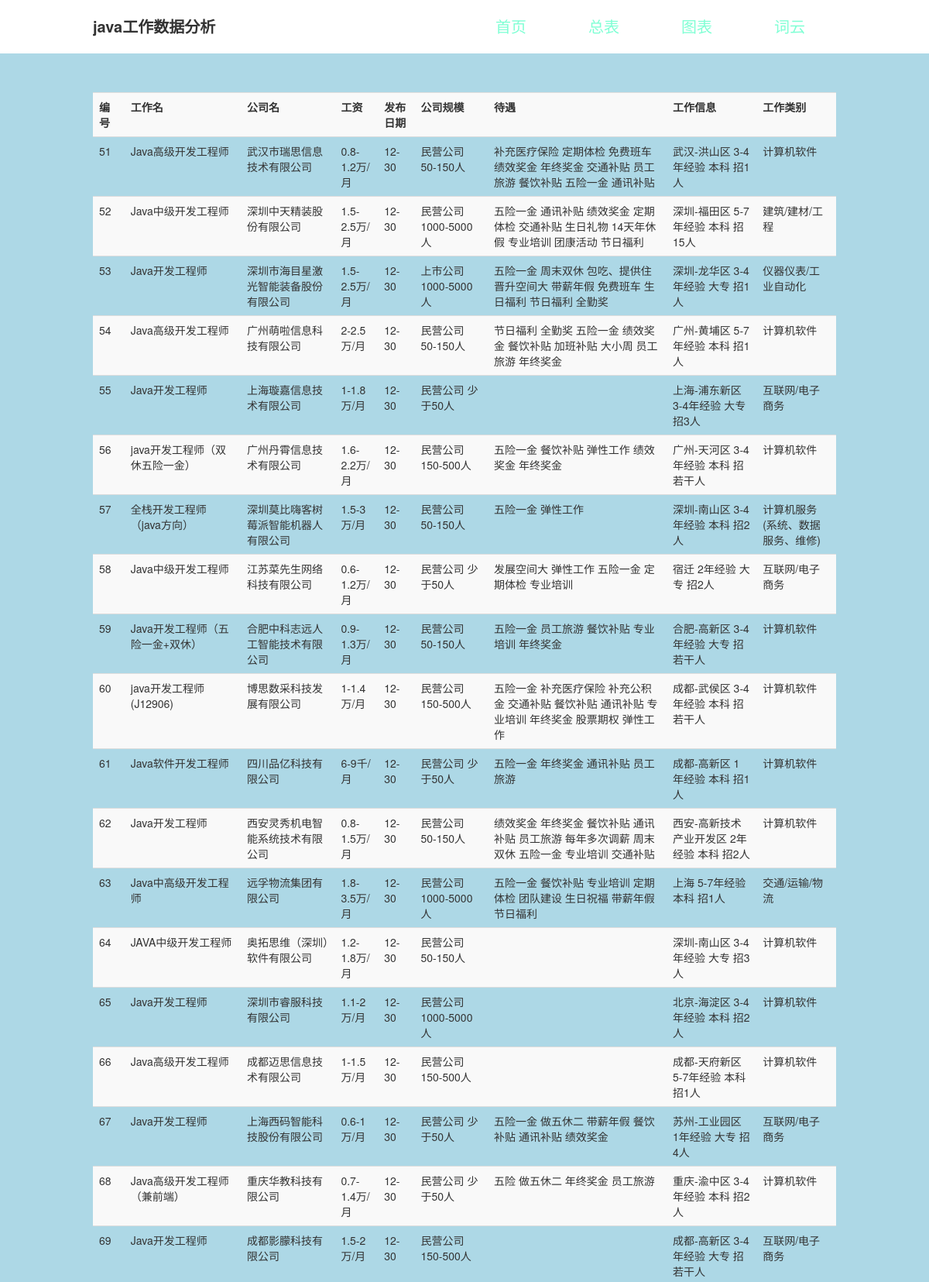
/table/2 (upper part), run on the app's committed database.
### tables this page shows
CREATE TABLE t_jobs(
    id integer primary key autoincrement,
    job_href text,
    company_href text,
    job_name text,
    company_name text,
    salary real,
    up_date date,
    company_size text,
    treatment text,
    info text,
    category text

);

### app.py (the view)
@app.route('/table/<int:page>')
def table(page):
    conn = sqlite3.connect('jobs.db')
    cursor = conn.cursor()
    data = cursor.execute('select * from t_jobs limit %s, %s'%(str((page - 1) * 50), 50))
    datalist = [item for item in data]
    print(datalist)
    cursor.close()
    conn.close()
    return render_template('table.html', datalist=datalist, current_page=page)

### templates/table.html (shortened to what this page needs)
<!DOCTYPE html>
<html lang="en">
<head>
    <link  rel="stylesheet" href="/static/css/bootstrap.min.css"/>
</head>
<body>
    <header>
        <div class="title">java工作数据分析</div>
        <div class="tabbar">
            <div><a href="/home">首页</a></div>
            <div><a href="/table/1">总表</a></div>
            <div><a href="/rate">图表</a></div>
            <div><a href="/word">词云</a></div>
        </div>
    </header>
    <section>
       <table class="table table-striped">
           <tr>
               <th>编号</th>
               <th>工作名</th>
               <th>公司名</th>
               <th>工资</th>
               <th>发布日期</th>
               <th>公司规模</th>
               <th>待遇</th>
               <th>工作信息</th>
               <th>工作类别</th>
           </tr>
           {% for data in datalist %}
           <tr>
               <td>{{ data[0] }}</td>
               <td>{{ data[3] }}</td>
               <td>{{ data[4] }}</td>
               <td>{{ data[5] }}</td>
               <td>{{ data[6] }}</td>
               <td>{{ data[7] }}</td>
               <td>{{ data[8] }}</td>
               <td>{{ data[9] }}</td>
               <td>{{ data[10] }}</td>
           </tr>
           {%   endfor %}
       </table>
    </section>
</body>
</html>

### templates/table.html (style rules this page uses)
a { text-decoration: none; color: black; }
header { display: flex; padding: 0 10%; justify-content: space-between; }
header>div { text-align: center; }
header .title { padding: 20px 0; font-size: 20px; font-weight: bold; }
header .tabbar { display: flex; }
header>div>div { padding: 20px 40px; font-size: 20px; }
header>div>div>a { color: aquamarine; }
section { background-color: lightblue; padding: 50px 10%; height: 82vh; overflow-y: scroll; }

### data on the page
t_jobs: id "51", job_name "Java高级开发工程师", company_name "武汉市瑞思信息技术有限公司", salary "0.8-1.2万/月", up_date "12-30", company_size "民营公司 50-150人", treatment "补充医疗保险 定期体检 免费班车 绩效奖金 年终奖金 交通补贴 员工旅游 餐饮补贴 五险一金 通讯补贴", info "武汉-洪山区 3-4年经验 本科 招1人", category "计算机软件"
t_jobs: id "52", job_name "Java中级开发工程师", company_name "深圳中天精装股份有限公司", salary "1.5-2.5万/月", up_date "12-30", company_size "民营公司 1000-5000人", treatment "五险一金 通讯补贴 绩效奖金 定期体检 交通补贴 生日礼物 14天年休假 专业培训 团康活动 节日福利", info "深圳-福田区 5-7年经验 本科 招15人", category "建筑/建材/工程"
t_jobs: id "53", job_name "Java开发工程师", company_name "深圳市海目星激光智能装备股份有限公司", salary "1.5-2.5万/月", up_date "12-30", company_size "上市公司 1000-5000人", treatment "五险一金 周末双休 包吃、提供住 晋升空间大 带薪年假 免费班车 生日福利 节日福利 全勤奖", info "深圳-龙华区 3-4年经验 大专 招1人", category "仪器仪表/工业自动化"
t_jobs: id "54", job_name "Java高级开发工程师", company_name "广州萌啦信息科技有限公司", salary "2-2.5万/月", up_date "12-30", company_size "民营公司 50-150人", treatment "节日福利 全勤奖 五险一金 绩效奖金 餐饮补贴 加班补贴 大小周 员工旅游 年终奖金", info "广州-黄埔区 5-7年经验 本科 招1人", category "计算机软件"
t_jobs: id "55", job_name "Java开发工程师", company_name "上海璇嘉信息技术有限公司", salary "1-1.8万/月", up_date "12-30", company_size "民营公司 少于50人", info "上海-浦东新区 3-4年经验 大专 招3人", category "互联网/电子商务"
t_jobs: id "56", job_name "java开发工程师（双休五险一金）", company_name "广州丹霄信息技术有限公司", salary "1.6-2.2万/月", up_date "12-30", company_size "民营公司 150-500人", treatment "五险一金 餐饮补贴 弹性工作 绩效奖金 年终奖金", info "广州-天河区 3-4年经验 本科 招若干人", category "计算机软件"
t_jobs: id "57", job_name "全栈开发工程师（java方向）", company_name "深圳莫比嗨客树莓派智能机器人有限公司", salary "1.5-3万/月", up_date "12-30", company_size "民营公司 50-150人", treatment "五险一金 弹性工作", info "深圳-南山区 3-4年经验 本科 招2人", category "计算机服务(系统、数据服务、维修)"
t_jobs: id "58", job_name "Java中级开发工程师", company_name "江苏菜先生网络科技有限公司", salary "0.6-1.2万/月", up_date "12-30", company_size "民营公司 少于50人", treatment "发展空间大 弹性工作 五险一金 定期体检 专业培训", info "宿迁 2年经验 大专 招2人", category "互联网/电子商务"
t_jobs: id "59", job_name "Java开发工程师（五险一金+双休）", company_name "合肥中科志远人工智能技术有限公司", salary "0.9-1.3万/月", up_date "12-30", company_size "民营公司 50-150人", treatment "五险一金 员工旅游 餐饮补贴 专业培训 年终奖金", info "合肥-高新区 3-4年经验 大专 招若干人", category "计算机软件"
t_jobs: id "60", job_name "java开发工程师(J12906)", company_name "博思数采科技发展有限公司", salary "1-1.4万/月", up_date "12-30", company_size "民营公司 150-500人", treatment "五险一金 补充医疗保险 补充公积金 交通补贴 餐饮补贴 通讯补贴 专业培训 年终奖金 股票期权 弹性工作", info "成都-武侯区 3-4年经验 本科 招若干人", category "计算机软件"
t_jobs: id "61", job_name "Java软件开发工程师", company_name "四川品亿科技有限公司", salary "6-9千/月", up_date "12-30", company_size "民营公司 少于50人", treatment "五险一金 年终奖金 通讯补贴 员工旅游", info "成都-高新区 1年经验 本科 招1人", category "计算机软件"
t_jobs: id "62", job_name "Java开发工程师", company_name "西安灵秀机电智能系统技术有限公司", salary "0.8-1.5万/月", up_date "12-30", company_size "民营公司 50-150人", treatment "绩效奖金 年终奖金 餐饮补贴 通讯补贴 员工旅游 每年多次调薪 周末双休 五险一金 专业培训 交通补贴", info "西安-高新技术产业开发区 2年经验 本科 招2人", category "计算机软件"
t_jobs: id "63", job_name "Java中高级开发工程师", company_name "远孚物流集团有限公司", salary "1.8-3.5万/月", up_date "12-30", company_size "民营公司 1000-5000人", treatment "五险一金 餐饮补贴 专业培训 定期体检 团队建设 生日祝福 带薪年假 节日福利", info "上海 5-7年经验 本科 招1人", category "交通/运输/物流"
t_jobs: id "64", job_name "JAVA中级开发工程师", company_name "奥拓思维（深圳）软件有限公司", salary "1.2-1.8万/月", up_date "12-30", company_size "民营公司 50-150人", info "深圳-南山区 3-4年经验 大专 招3人", category "计算机软件"
t_jobs: id "65", job_name "Java开发工程师", company_name "深圳市睿服科技有限公司", salary "1.1-2万/月", up_date "12-30", company_size "民营公司 1000-5000人", info "北京-海淀区 3-4年经验 本科 招2人", category "计算机软件"
t_jobs: id "66", job_name "Java高级开发工程师", company_name "成都迈思信息技术有限公司", salary "1-1.5万/月", up_date "12-30", company_size "民营公司 150-500人", info "成都-天府新区 5-7年经验 本科 招1人", category "计算机软件"
t_jobs: id "67", job_name "Java开发工程师", company_name "上海西码智能科技股份有限公司", salary "0.6-1万/月", up_date "12-30", company_size "民营公司 少于50人", treatment "五险一金 做五休二 带薪年假 餐饮补贴 通讯补贴 绩效奖金", info "苏州-工业园区 1年经验 大专 招4人", category "互联网/电子商务"
t_jobs: id "68", job_name "Java高级开发工程师（兼前端）", company_name "重庆华教科技有限公司", salary "0.7-1.4万/月", up_date "12-30", company_size "民营公司 少于50人", treatment "五险 做五休二 年终奖金 员工旅游", info "重庆-渝中区 3-4年经验 本科 招2人", category "计算机软件"
t_jobs: id "69", job_name "Java开发工程师", company_name "成都影朦科技有限公司", salary "1.5-2万/月", up_date "12-30", company_size "民营公司 150-500人", info "成都-高新区 3-4年经验 大专 招若干人", category "互联网/电子商务"
